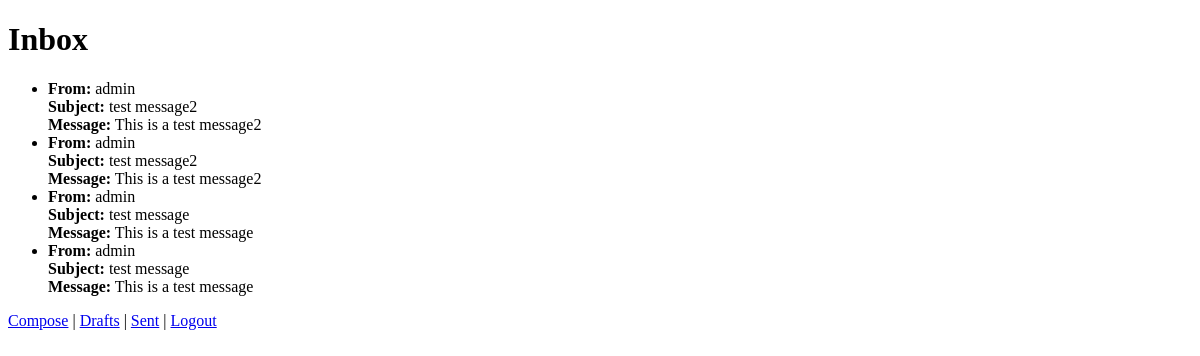
Page /inbox/ (signed in) on the earlier database version.
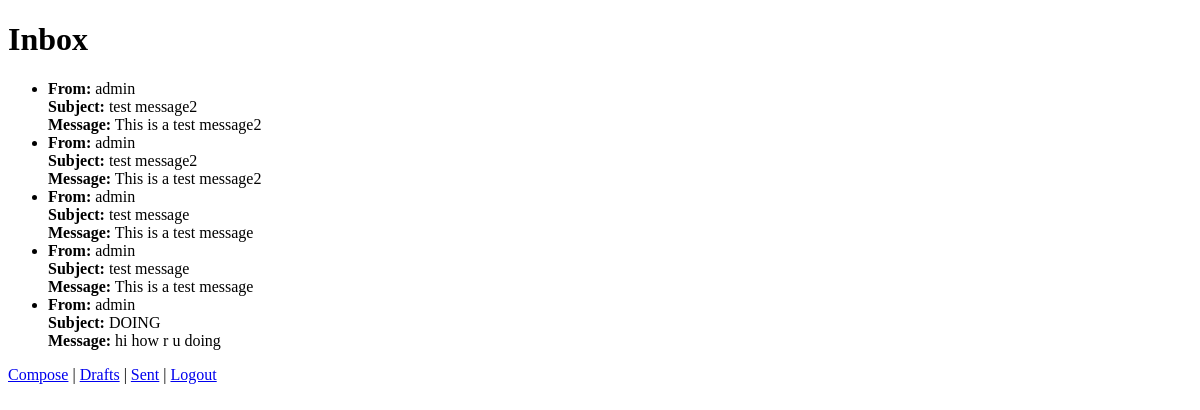
Same page on the later database version.
### chat/models.py (models this page shows, shortened)
class Message(models.Model):
    sender = models.ForeignKey(User, related_name='sent_messages', on_delete=models.CASCADE)
    recipient = models.ForeignKey(User, related_name='received_messages', on_delete=models.CASCADE)
    subject = models.CharField(max_length=255)
    body = models.TextField()
    date_sent = models.DateTimeField(auto_now_add=True)

### chat/views.py (the view)
# urls.py: path('inbox/', views.inbox, name='inbox'),
@login_required
def inbox(request):
    user = request.user
    received_messages = Message.objects.filter(recipient=user)
    return render(request, 'inbox.html', {'messages': received_messages})

### chat/templates/inbox.html (shortened to what this page needs)
<!DOCTYPE html>
<html lang="en">
<head>
</head>
<body>
    <h1>Inbox</h1>
    <ul>
    {% for message in messages %}
        <li>
            <strong>From:</strong> {{ message.sender.username }}<br>
            <strong>Subject:</strong> {{ message.subject }}<br>
            <strong>Message:</strong> {{ message.body }}<br>
        </li>
    {% endfor %}
    </ul>
    <a href="{% url 'compose' %}">Compose</a> |
    <a href="{% url 'drafts' %}">Drafts</a> |
    <a href="{% url 'sent' %}">Sent</a> |
    <a href="{% url 'logout' %}">Logout</a>
</body>
</html>

Differences in the rows shown:
added Message: sender.username "admin", subject "DOING", body "hi how r u doing"
